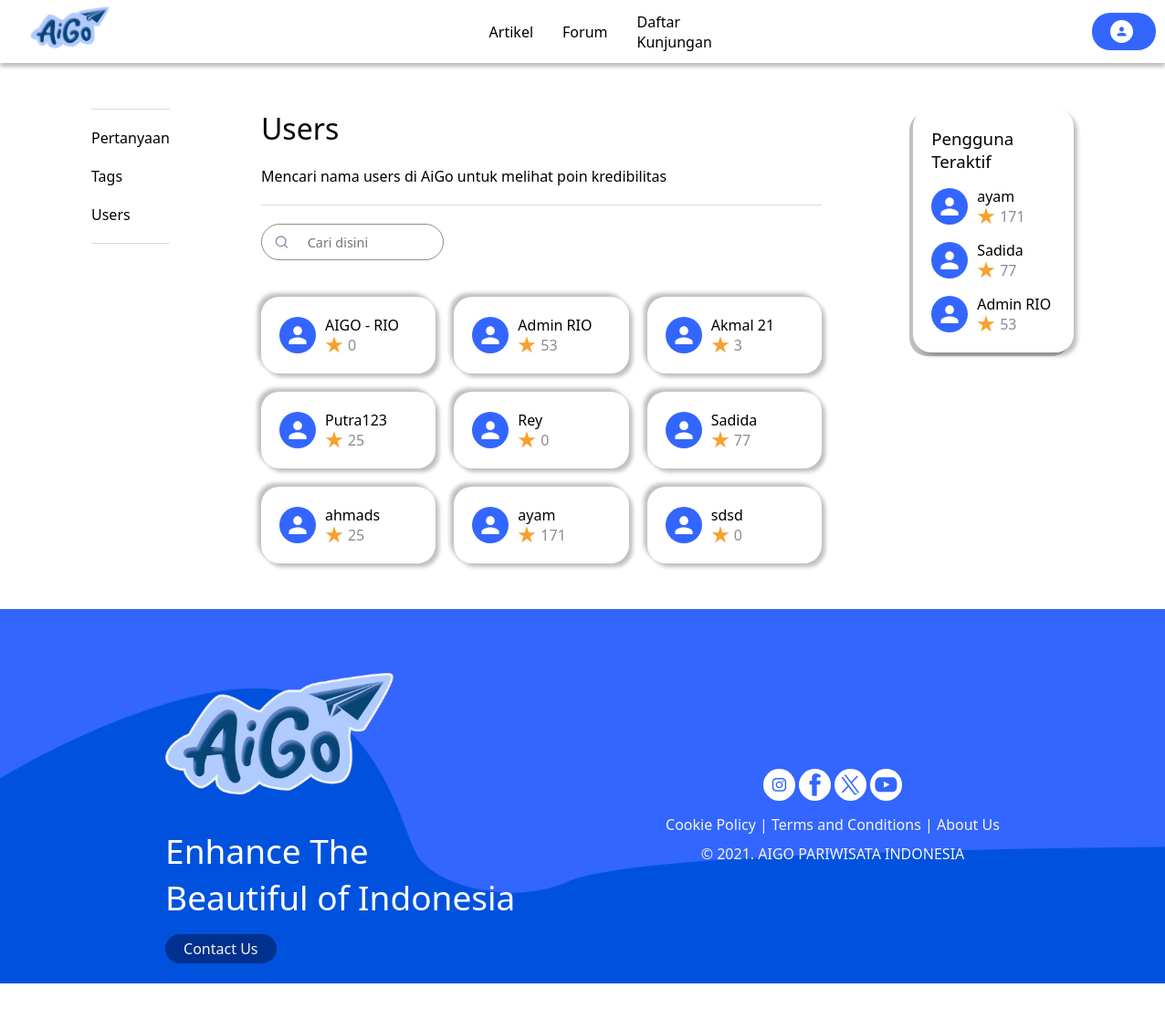
/userrank/, run on the app's committed database.
### myFirstApp/models.py (models this page shows, shortened)
class Pengguna(AbstractUser):
    profile_picture = models.ImageField(upload_to='profile_pictures/', null=True, blank=True)
    poin_keaktifan = models.IntegerField(default=0)

### myFirstApp/views.py (the view)
# urls.py: path('userrank/', views.userrank, name ="userrank"),
def userrank(request):
    top_users = Pengguna.objects.order_by('-poin_keaktifan')[:3]
    alphabet_users = Pengguna.objects.order_by('username')[:9]
    context = {
        'top_users' : top_users,
        'alphabet_users': alphabet_users
    }
    return render (request,'userrank.html', context)

### templates/userrank.html (shortened to what this page needs)
{% load  static  %}
<!DOCTYPE html>
<html lang="en">
<head>
    <link rel="stylesheet" href="{% static 'css/userrank.css' %}">
    <link rel="stylesheet" href="{% static "css/navbar-footer.css" %}">
</head>
<body>
    <nav class="navbar">
        <a href="/homepage/"><img src="{% static 'assets/logo.png' %}" class="navbar-logo" alt="logo"></a>
        <ul class="navbar-list">
            <li><a href="/artikel/">Artikel</a></li>
            <li><a href="/forumdiskusi/">Forum</a></li>
            <li><a href="/daftarkunjungan/">Daftar Kunjungan</a></li>
        </ul>
        <div class="profile-menu" onclick="toggleMenu()">
            <img src="{% static 'assets/user-profil.png' %}">
        </div>
    </nav>
    <div class="forum">
        <div class="forum-left">
            <div class="content">
                <p><a href="/forumdiskusi/">Pertanyaan</a></p>
                <p><a href="/tags/">Tags</a></p>
                <p><a href="/userrank/">Users</a></p>
            </div>
        </div>
        <div class="forum-content">
            <div class="judul">
                <h1>Users</h1>
                <p>Mencari nama users di AiGo untuk melihat poin kredibilitas</p>
            </div>
            <div class="search">
                <form class="form">
                    <button>
                        <svg width="17" height="16" fill="none" xmlns="http://www.w3.org/2000/svg" role="img" aria-labelledby="search">
                            <path d="M7.667 12.667A5.333 5.333 0 107.667 2a5.333 5.333 0 000 10.667zM14.334 14l-2.9-2.9" stroke="currentColor" stroke-width="1.333" stroke-linecap="round" stroke-linejoin="round"></path>
                        </svg>
                    </button>
                    <input class="input" placeholder="Cari disini" required="" type="text">
                </form>
            </div>
            <div class="user-rank">
                {% for alpha_user in alphabet_users%}
                <div class="user">
                    <div class="poin">
                        <span>{{alpha_user.username}}</span>
                        <div class="star-poin">
                            <svg xmlns="http://www.w3.org/2000/svg" width="20" height="21" viewBox="0 0 23 21" fill="none">
                                <path d="M11.5189 0L14.0739 7.86338L22.3419 7.86338L15.6529 12.7232L18.2079 20.5866L11.5189 15.7268L4.82992 20.5866L7.38488 12.7232L0.695892 7.86338L8.96394 7.86338L11.5189 0Z" fill="#F7A02E"/>
                            </svg>
                            <span id="poin">{{alpha_user.poin_keaktifan}}</span>
                        </div>
                    </div>
                </div>
                {%endfor%}
            </div>
        </div>
        <div class="forum-right">
            <div class="top-user">
                <h3>Pengguna Teraktif</h3>
                {% for top_user in top_users %}
                <div class="user">
                    <div class="poin">
                        <span>{{top_user.username}}</span>
                        <div class="star-poin">
                            <svg xmlns="http://www.w3.org/2000/svg" width="20" height="21" viewBox="0 0 23 21" fill="none">
                                <path d="M11.5189 0L14.0739 7.86338L22.3419 7.86338L15.6529 12.7232L18.2079 20.5866L11.5189 15.7268L4.82992 20.5866L7.38488 12.7232L0.695892 7.86338L8.96394 7.86338L11.5189 0Z" fill="#F7A02E"/>
                            </svg>
                            <span id="poin">{{top_user.poin_keaktifan}}</span>
                        </div>
                    </div>
                </div>
                {% endfor %}
                        </div>
                    </div>
                </div>
    <footer>
        <div class="wave">
            <img src="{% static 'assets/footer-bg.png' %}" alt="">
        </div>
        <div class="footer">
            <div class="footer-left">
                <img src= '{% static 'assets/logo.png' %}' alt="logo">
                <p>Enhance The<br>Beautiful of Indonesia</p>
                <buttom class="contact-btn">Contact Us</buttom>
            </div>
            <div class="footer-right">
                <div class="footer-media">
                    <a href="#"><img src="{% static 'assets/instagram.svg' %}" alt="Instagram"></a>
                    <a href="#"><img src="{% static 'assets/facebook.svg' %}" alt="Facebook"></a>
                    <a href="#"><img src="{% static 'assets/x.svg' %}" alt="X"></a>
                    <a href="#"><img src="{% static 'assets/youtub.svg' %}" alt="Youtube"></a>
                </div>
                <p>Cookie Policy | Terms and Conditions | <a href="#">About Us</a></p>
                <p>© 2021. AIGO PARIWISATA INDONESIA</p>
            </div>
        </div>
    </footer>
</body>
</html>

### css/userrank.css (style rules this page uses)
.forum { display: flex; width: 100%; gap: 100px; padding: 50px 100px; justify-content: space-between; }
.forum-left { flex-grow: 1; flex-basis: 0; }
.forum-left .content { display: flex; flex-direction: column; gap: 20px; padding: 20px 0; border-top: 1px solid #D9D9D9; border-bottom: 1px solid #D9D9D9; }
.content a { text-decoration: none; color: black; }
.forum-left p { font-weight: 500; }
.forum-content { display: flex; flex-direction: column; gap: 20px; width: 700px; }
.judul { display: flex; flex-direction: column; gap: 20px; padding-bottom: 20px; border-bottom: 1px solid #D9D9D9; }
.judul h1 { font-weight: 500; }
.user-rank { display: grid; padding-top: 20px; grid-gap: 10px; gap: 20px; grid-template-columns: repeat(3, 1fr); }
.user-rank .user { border-radius: 20px; padding: 20px 20px; box-shadow: 4px 4px 4px 0px rgba(0, 0, 0, 0.25), -4px -4px 4px 0px rgba(0, 0, 0, 0.25); }
.form button { border: none; background: none; color: #8b8ba7; }
.form { --timing: 0.3s; --width-of-input: 200px; --height-of-input: 40px; --border-height: 2px; --input-bg: #fff; --border-color: #2f2ee9; --border-radius: 30px; --after-border-radius: 1px; position: relative; width: var(--width-of-input); height: var(--height-of-input); display: flex; align-items: center; padding-inline: 0.8em; border: 1px solid #8C8C8C; border-radius: var(--border-radius); transition: border-radius 0.5s ease; background: var(--input-bg,#fff); }
.input { font-size: 0.9rem; background-color: transparent; width: 100%; height: 100%; padding-inline: 0.5em; padding-block: 0.7em; border: none; }
.form:before { content: ""; position: absolute; background: var(--border-color); transform: scaleX(0); transform-origin: center; width: 100%; height: var(--border-height); left: 0; bottom: 0; border-radius: 1px; transition: transform var(--timing) ease; }
.form svg { width: 17px; margin-top: 3px; }
.search input { border-radius: 20px; padding: 5px 20px; }
.forum-right .top-user { display: flex; flex-direction: column; gap: 15px; border-radius: 20px; padding: 20px 20px; box-shadow: -4px 4px 0px rgba(0, 0, 0, 0.25), 4px 4px 4px 0px rgba(0, 0, 0, 0.25); }
.top-user h3 { font-weight: 500; }
.user { display: flex; gap: 10px; align-items: center; }
.user #user-profile { background-color: #36F; border-radius: 50%; height: 40px; width: 40px; padding: 5px; }
.star-poin svg { background-color: white; }
.star-poin { display: flex; gap: 5px; }
.poin { display: flex; flex-direction: column; }
#poin { color: #8C8C8C; }

### css/navbar-footer.css (style rules this page uses)
* { margin: 0; padding: 0; list-style-type: none; box-sizing: border-box; font-family: system-ui, -apple-system, BlinkMacSystemFont, "Segoe UI", Roboto, Oxygen, Ubuntu, Cantarell, "Open Sans", "Helvetica Neue", sans-serif; }
.navbar { background-color: white; box-shadow: 0px 4px 4px 0px rgba(0, 0, 0, 0.25); display: flex; justify-content: space-between; align-items: center; padding: 7px 33px 7px 33px; position: relative; gap: 400px; z-index: 1; }
.navbar-logo { height: 50px; width: auto; }
.navbar-list { width: 100%; display: flex; position: relative; justify-content: center; align-items: center; }
.navbar-list li { display: inline-block; margin: 0 1rem; }
.navbar-list li a { font-size: 1rem; font-weight: 500; color: black; text-decoration: none; }
.profile-menu { display: flex; align-items: center; justify-content: center; gap: 5px; background-color: #3366FF; padding: 8px 20px; border-radius: 20px; color: white; }
.profile-menu img, .user-info img { height: 25px; background-color: white; border-radius: 50%; padding: 5px; }
footer { position: block; bottom: 0; }
.footer { display: flex; justify-content: center; align-items: center; padding: 70px 90px; }
.wave img { position: absolute; width: 100%; z-index: -1; }
.footer .footer-left { width: 50%; }
.footer .footer-left img { width: 250px; }
.footer .footer-left p { color: #fff; font-size: 37px; margin: 20px 0; }
.footer .contact-btn { background-color: #00318E; border-radius: 20px; color: #F5F5F5; padding: 5px 20px; }
.footer-media img { background-color: #fff; border-radius: 50%; width: 35px; height: 35px; padding: 5px; }
.footer .footer-right { display: flex; flex-direction: column; gap: 10px; justify-content: center; text-align: center; }
.footer-right p { color: #F5F5F5; }
.footer-right a { text-decoration: none; color: #F5F5F5; }

### data on the page
Pengguna: username "AIGO - RIO", poin_keaktifan "0"
Pengguna: username "Admin RIO", poin_keaktifan "53"
Pengguna: username "Akmal 21", poin_keaktifan "3"
Pengguna: username "Putra123", poin_keaktifan "25"
Pengguna: username "Rey", poin_keaktifan "0"
Pengguna: username "Sadida", poin_keaktifan "77"
Pengguna: username "ahmads", poin_keaktifan "25"
Pengguna: username "ayam", poin_keaktifan "171"
Pengguna: username "sdsd", poin_keaktifan "0"
